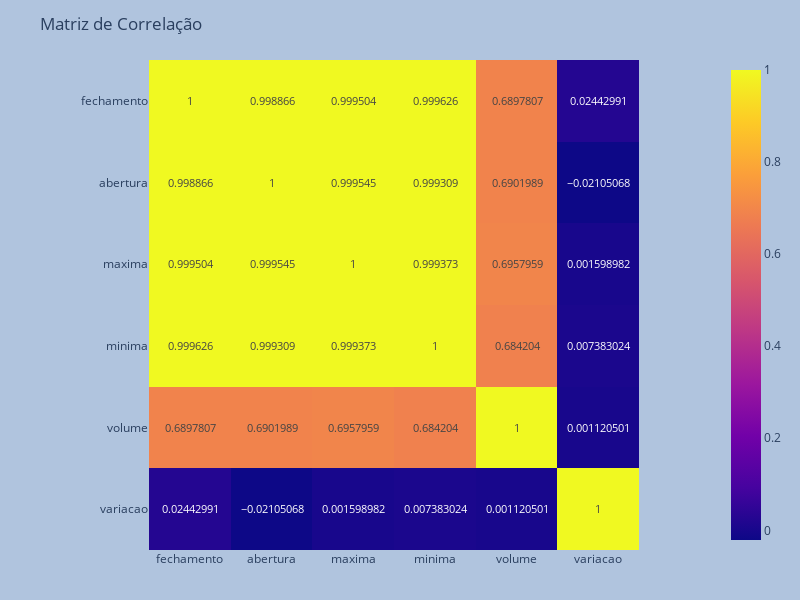

This figure's notebook cell:
### Code cell
fig = px.imshow(df.corr(), text_auto = True, width = 800, height = 600)

fig.update_layout(
    margin = dict(l = 80, r = 20, t = 60, b = 50),
    paper_bgcolor = 'LightSteelBlue',
    title = 'Matriz de Correlação',
)

fig.show()

### Figure 1 — Plotly figure (JSON) as saved in the notebook; plotly's stock layout.template omitted (floating-point values rounded to 4 significant figures)
{"data": [{"coloraxis": "coloraxis", "hovertemplate": "x: %{x}<br>y: %{y}<br>color: %{z}<extra></extra>", "name": "0", "texttemplate": "%{z}", "type": "heatmap", "x": ["fechamento", "abertura", "maxima", "minima", "volume", "variacao"], "xaxis": "x", "y": ["fechamento", "abertura", "maxima", "minima", "volume", "variacao"], "yaxis": "y", "z": [[1, 0.9989, 0.9995, 0.9996, 0.6898, 0.02443], [0.9989, 1, 0.9995, 0.9993, 0.6902, -0.02105], [0.9995, 0.9995, 1, 0.9994, 0.6958, 0.001599], [0.9996, 0.9993, 0.9994, 1, 0.6842, 0.007383], [0.6898, 0.6902, 0.6958, 0.6842, 1, 0.001121], [0.02443, -0.02105, 0.001599, 0.007383, 0.001121, 1]]}], "layout": {"coloraxis": {"colorscale": [[0, "#0d0887"], [0.1111, "#46039f"], [0.2222, "#7201a8"], [0.3333, "#9c179e"], [0.4444, "#bd3786"], [0.5556, "#d8576b"], [0.6667, "#ed7953"], [0.7778, "#fb9f3a"], [0.8889, "#fdca26"], [1, "#f0f921"]]}, "height": 600, "margin": {"b": 50, "l": 80, "r": 20, "t": 60}, "paper_bgcolor": "LightSteelBlue", "title": {"text": "Matriz de Correlação"}, "width": 800, "xaxis": {"anchor": "y", "constrain": "domain", "domain": [0, 1], "scaleanchor": "y"}, "yaxis": {"anchor": "x", "autorange": "reversed", "constrain": "domain", "domain": [0, 1]}}}
